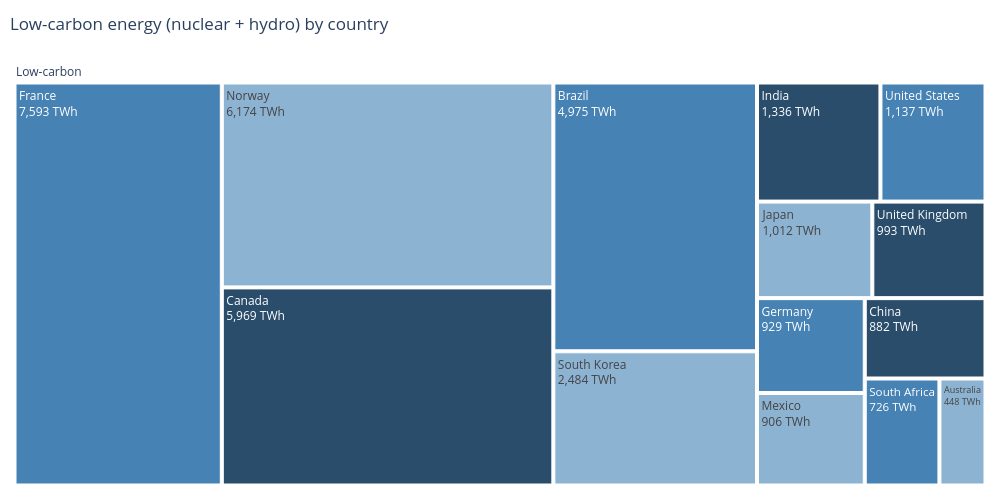
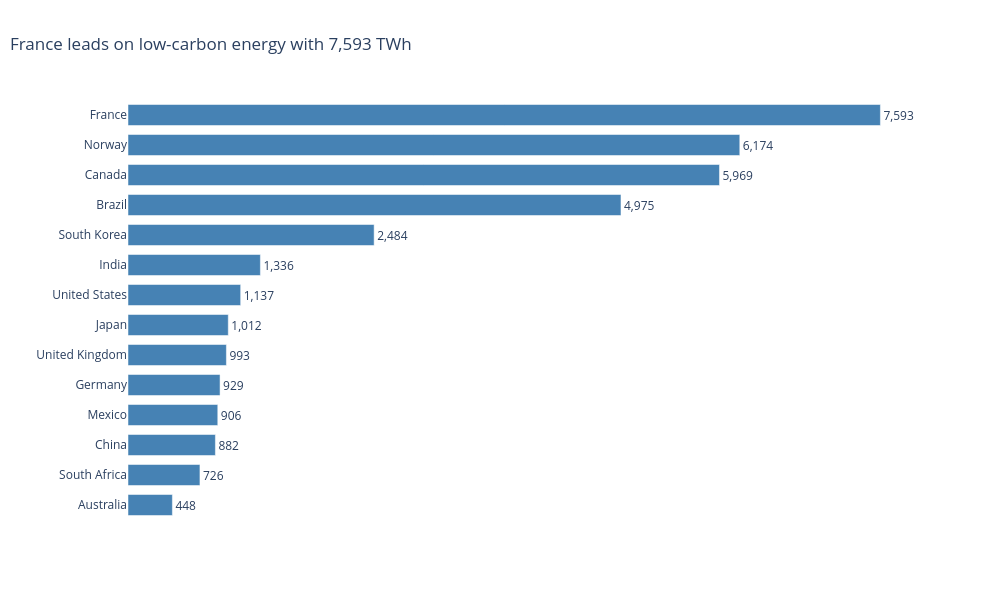

The notebook cell saved with these charts, in order:
### Markdown cell above
## Task 2 — Treemap vs bar: low-carbon energy by country

### Code cell
# Data prep
low_carbon = (df.loc[df['Source_Type'] == 'Low-carbon']
                .groupby('Country', as_index=False)['TWh'].sum()
                .sort_values('TWh', ascending=False))
low_carbon['All'] = 'Low-carbon'          # dummy root node (alternative: path=[px.Constant('Low-carbon'), 'Country'])

# Treemap 
fig_tree = px.treemap(low_carbon, path=['All', 'Country'], values='TWh',
                      color_discrete_sequence=['steelblue'],
                      title='Low-carbon energy (nuclear + hydro) by country',
                      height=500, width=1000, template='plotly_white')
fig_tree.update_traces(texttemplate='%{label}<br>%{value:,.0f} TWh',
                       hovertemplate='%{label}: %{value:,.0f} TWh<extra></extra>', root_color='white')
fig_tree.update_layout(title_x=0.01, margin=dict(l=10, r=10, t=60, b=10))
fig_tree.show()

#  Bar chart
leader = low_carbon.iloc[0]
fig_bar = px.bar(low_carbon, x='TWh', y='Country', orientation='h', text_auto=',.0f',
                 category_orders={'Country': low_carbon['Country'].tolist()},   # largest at the top
                 color_discrete_sequence=['steelblue'],
                 title=f"{leader['Country']} leads on low-carbon energy with {leader['TWh']:,.0f} TWh",
                 labels={'TWh': 'Low-carbon energy (TWh)', 'Country': ''},
                 height=600, width=1000, template='plotly_white')
fig_bar.update_traces(textposition='outside', hovertemplate='%{y}: %{x:,.0f} TWh<extra></extra>')
fig_bar.update_xaxes(visible=False)
fig_bar.update_layout(title_x=0.01, bargap=0.3)
fig_bar.show()

### Figure 1 — Plotly figure (JSON) as saved in the notebook; plotly's stock layout.template omitted (floating-point values rounded to 4 significant figures)
{"data": [{"branchvalues": "total", "domain": {"x": [0, 1], "y": [0, 1]}, "hovertemplate": "%{label}: %{value:,.0f} TWh<extra></extra>", "ids": ["Low-carbon/Australia", "Low-carbon/Brazil", "Low-carbon/Canada", "Low-carbon/China", "Low-carbon/France", "Low-carbon/Germany", "Low-carbon/India", "Low-carbon/Japan", "Low-carbon/Mexico", "Low-carbon/Norway", "Low-carbon/South Africa", "Low-carbon/South Korea", "Low-carbon/United Kingdom", "Low-carbon/United States", "Low-carbon"], "labels": ["Australia", "Brazil", "Canada", "China", "France", "Germany", "India", "Japan", "Mexico", "Norway", "South Africa", "South Korea", "United Kingdom", "United States", "Low-carbon"], "name": "", "parents": ["Low-carbon", "Low-carbon", "Low-carbon", "Low-carbon", "Low-carbon", "Low-carbon", "Low-carbon", "Low-carbon", "Low-carbon", "Low-carbon", "Low-carbon", "Low-carbon", "Low-carbon", "Low-carbon", ""], "root": {"color": "white"}, "texttemplate": "%{label}<br>%{value:,.0f} TWh", "type": "treemap", "values": [448, 4975, 5969, 882, 7593, 929, 1336, 1012, 906, 6174, 726, 2484, 993, 1137, 35564]}], "layout": {"height": 500, "legend": {"tracegroupgap": 0}, "margin": {"b": 10, "l": 10, "r": 10, "t": 60}, "title": {"text": "Low-carbon energy (nuclear + hydro) by country", "x": 0.01}, "treemapcolorway": ["steelblue"], "width": 1000}}

### Figure 2 — Plotly figure (JSON) as saved in the notebook; plotly's stock layout.template omitted (floating-point values rounded to 4 significant figures)
{"data": [{"alignmentgroup": "True", "hovertemplate": "%{y}: %{x:,.0f} TWh<extra></extra>", "legendgroup": "", "marker": {"color": "steelblue", "pattern": {"shape": ""}}, "name": "", "offsetgroup": "", "orientation": "h", "showlegend": false, "textposition": "outside", "texttemplate": "%{x:,.0f}", "type": "bar", "x": [7593, 6174, 5969, 4975, 2484, 1336, 1137, 1012, 993, 929, 906, 882, 726, 448], "xaxis": "x", "y": ["France", "Norway", "Canada", "Brazil", "South Korea", "India", "United States", "Japan", "United Kingdom", "Germany", "Mexico", "China", "South Africa", "Australia"], "yaxis": "y"}], "layout": {"bargap": 0.3, "barmode": "relative", "height": 600, "legend": {"tracegroupgap": 0}, "title": {"text": "France leads on low-carbon energy with 7,593 TWh", "x": 0.01}, "width": 1000, "xaxis": {"anchor": "y", "autorange": true, "domain": [0, 1], "range": [0, 7993.0], "title": {"text": "Low-carbon energy (TWh)"}, "type": "linear", "visible": false}, "yaxis": {"anchor": "x", "autorange": true, "categoryarray": ["Australia", "South Africa", "China", "Mexico", "Germany", "United Kingdom", "Japan", "United States", "India", "South Korea", "Brazil", "Canada", "Norway", "France"], "categoryorder": "array", "domain": [0, 1], "range": [-0.5, 13.5], "title": {"text": ""}, "type": "category"}}}
